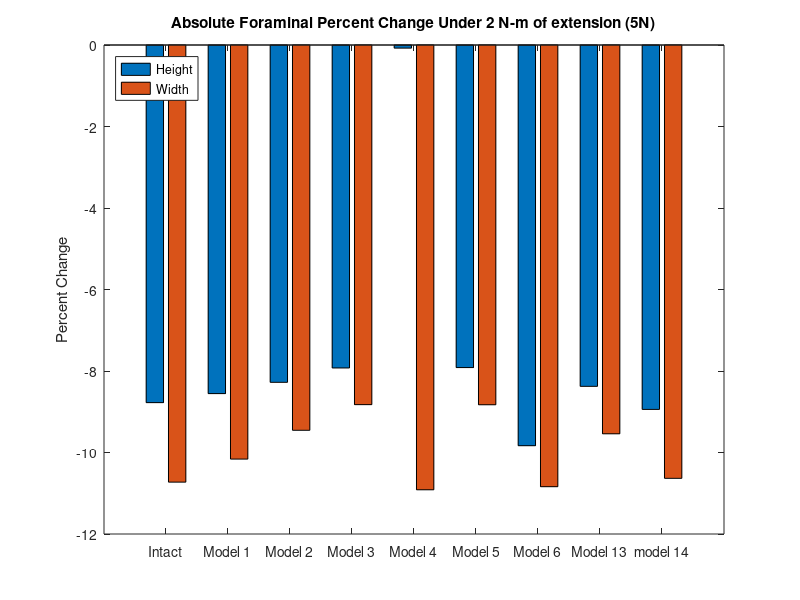
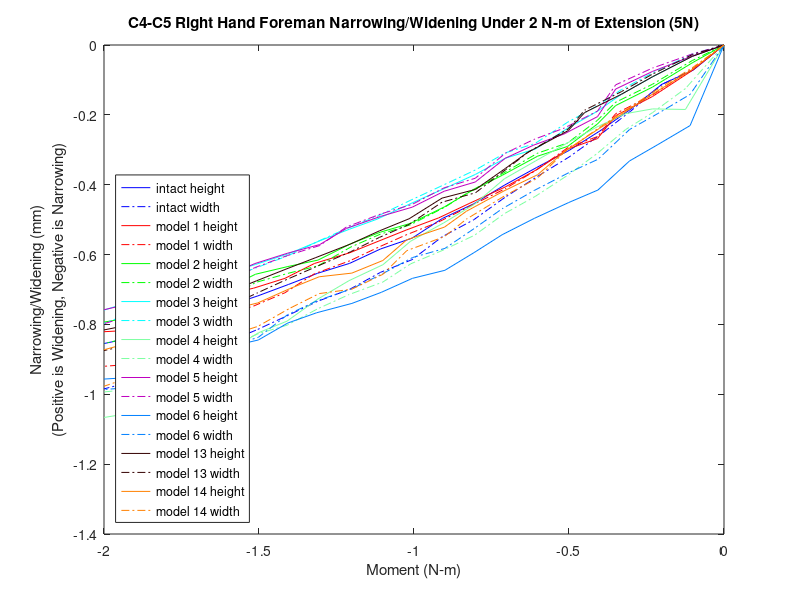

Recreate these plots in MATLAB, in order.
%% foramen height and width narrowing/widening 
% for all models for the c3-c4 right hand side foramen 
% 4457,20101,9037,21922

% 5N!!

% Values for displacement and base coordinates have not yet been updated from copy paste.

k=21;
zero1=[0 0 0 0 0 0 0 0 0 0 0 0 0 0 0 0 0 0 0 0 0];

mag15y=zero1;
mag15x=zero1;
width15=zero1;
height15=zero1;

mag14y=zero1;
mag14x=zero1;
width14=zero1;
height14=zero1;

mag13y=zero1;
mag13x=zero1;
width13=zero1;
height13=zero1;

mag6y=zero1;
mag6x=zero1;
width6=zero1;
height6=zero1;

mag5y=zero1;
mag5x=zero1;
width5=zero1;
height5=zero1;

mag4y=zero1;
mag4x=zero1;
width4=zero1;
height4=zero1;

mag3y=zero1;
mag3x=zero1;
width3=zero1;
height3=zero1;


mag2y=zero1;
mag2x=zero1;
width2=zero1;
height2=zero1;

mag1y=zero1;
mag1x=zero1;
width1=zero1;
height1=zero1;
% 4457,20101,9037,21922
%% model15_intact_TLC_5N
t15=[2 2.05 2.1 2.15 2.2 2.25 2.30198 2.35365 2.40358 2.45421 2.50322 2.55384 2.60384 2.65565 2.70225 2.75206 2.80139 2.85108 2.90339 2.95085 3];

% 4457
aa1=-9.37506+[5.0731200e-01   7.7645100e-03  -4.3072000e-01  -1.1044600e+00  -1.7626000e+00  -2.3750000e+00  -2.8996000e+00  -3.4518900e+00  -4.0545600e+00  -4.5264100e+00  -5.1149100e+00  -5.4117200e+00  -5.8002400e+00  -6.0537800e+00  -6.3238900e+00  -6.5977800e+00  -6.8340000e+00  -7.0976200e+00  -7.2686200e+00  -7.5051500e+00  -7.6379800e+00];
aa2=448.144+[1.0306900e+00   3.0518600e-01   2.9862300e-01   6.3547000e-01   1.2304700e+00   1.9236700e+00   2.6158500e+00   3.4238200e+00   4.3841000e+00   5.1481600e+00   6.0974300e+00   6.5667600e+00   7.1632800e+00   7.5423100e+00   7.9321100e+00   8.3211100e+00   8.6643000e+00   9.0671200e+00   9.3322100e+00   9.7008100e+00   9.9122900e+00];
aa3=-689.149+[-6.7815900e-01  -8.7507300e-01  -1.0436700e+00  -1.3749000e+00  -1.7225000e+00  -2.0600700e+00  -2.3696000e+00  -2.7184500e+00  -3.1392600e+00  -3.4906100e+00  -3.9536900e+00  -4.1965200e+00  -4.5221600e+00  -4.7347300e+00  -4.9628300e+00  -5.1989400e+00  -5.4096800e+00  -5.6587400e+00  -5.8239400e+00  -6.0568900e+00  -6.1922600e+00];

% 20101
ab1=-11.8681+[3.3679400e-01   8.3985100e-03  -3.0647300e-01  -7.9624000e-01  -1.2885900e+00  -1.7565500e+00  -2.1629000e+00  -2.5923500e+00  -3.0598000e+00  -3.4253800e+00  -3.8798800e+00  -4.1075300e+00  -4.4047600e+00  -4.6000200e+00  -4.8081400e+00  -5.0195400e+00  -5.2021100e+00  -5.4067000e+00  -5.5394700e+00  -5.7225100e+00  -5.8248400e+00];
ab2=447.151+[5.9687600e-01   2.5077600e-02   3.8838000e-02   3.2903300e-01   8.2108600e-01   1.3890800e+00   1.9522700e+00   2.6112700e+00   3.3971300e+00   4.0232200e+00   4.7943000e+00   5.1736100e+00   5.6548100e+00   5.9580200e+00   6.2678400e+00   6.5759200e+00   6.8474400e+00   7.1657200e+00   7.3756800e+00   7.6688900e+00   7.8376300e+00];
ab3=-698.575+[-5.1114300e-01  -7.0239800e-01  -8.6446600e-01  -1.1611300e+00  -1.4664100e+00  -1.7566300e+00  -2.0169100e+00  -2.3082400e+00  -2.6600100e+00  -2.9533300e+00  -3.3331500e+00  -3.5295100e+00  -3.7915600e+00  -3.9592600e+00  -4.1369200e+00  -4.3196700e+00  -4.4819600e+00  -4.6725700e+00  -4.7979700e+00  -4.9743600e+00  -5.0769100e+00];

% 9037
ac1=-7.50723+[5.6194400e-01   2.1800400e-02  -4.4302500e-01  -1.1584200e+00  -1.8518500e+00  -2.4944500e+00  -3.0443300e+00  -3.6248500e+00  -4.2627300e+00  -4.7633000e+00  -5.3880100e+00  -5.7041500e+00  -6.1189600e+00  -6.3893400e+00  -6.6778900e+00  -6.9713300e+00  -7.2252700e+00  -7.5102200e+00  -7.6952900e+00  -7.9518100e+00  -8.0964400e+00];
ac2=444.719+[1.0471600e+00   3.0155400e-01   2.7044100e-01   5.6116600e-01   1.1105600e+00   1.7626100e+00   2.4198900e+00   3.1912300e+00   4.1109300e+00   4.8448000e+00   5.7588600e+00   6.2112300e+00   6.7866200e+00   7.1528700e+00   7.5295900e+00   7.9056900e+00   8.2379300e+00   8.6284000e+00   8.8858000e+00   9.2441000e+00   9.4498400e+00];
ac3=-690.512+[-6.4682200e-01  -8.5119300e-01  -9.9379300e-01  -1.2605600e+00  -1.5287500e+00  -1.7844700e+00  -2.0168700e+00  -2.2787800e+00  -2.5975900e+00  -2.8670900e+00  -3.2253400e+00  -3.4147900e+00  -3.6713500e+00  -3.8393300e+00  -4.0204600e+00  -4.2088700e+00  -4.3775100e+00  -4.5771800e+00  -4.7101900e+00  -4.8986700e+00  -5.0087600e+00];

% 21922
ad1=-12.9198+[3.2311600e-01  -7.4547300e-03  -3.2673800e-01  -8.2367900e-01  -1.3275200e+00  -1.8079700e+00  -2.2253400e+00  -2.6653700e+00  -3.1420300e+00  -3.5146000e+00  -3.9787100e+00  -4.2111800e+00  -4.5146100e+00  -4.7145600e+00  -4.9279000e+00  -5.1445500e+00  -5.3314200e+00  -5.5402600e+00  -5.6758500e+00  -5.8624600e+00  -5.9663600e+00];
ad2=450.785+[6.8449100e-01   7.1421600e-02   8.9024900e-02   4.0827700e-01   9.4501600e-01   1.5612100e+00   2.1705100e+00   2.8824700e+00   3.7312800e+00   4.4072100e+00   5.2397500e+00   5.6492500e+00   6.1686000e+00   6.4954200e+00   6.8291300e+00   7.1609000e+00   7.4531200e+00   7.7957000e+00   8.0213300e+00   8.3361600e+00   8.5173500e+00];
ad3=-694.998+[-6.0699400e-01  -7.5567700e-01  -9.2334000e-01  -1.2532900e+00  -1.6108000e+00  -1.9588900e+00  -2.2758600e+00  -2.6336400e+00  -3.0661400e+00  -3.4256800e+00  -3.8907000e+00  -4.1303300e+00  -4.4484900e+00  -4.6520900e+00  -4.8669800e+00  -5.0873600e+00  -5.2829600e+00  -5.5130300e+00  -5.6643500e+00  -5.8769200e+00  -6.0003600e+00];

ya1=aa1-ab1;
ya2=aa2-ab2;
ya3=aa3-ab3;
xa1=ad1-ac1;
xa2=ad2-ac2;
xa3=ad3-ac3;
x15=[xa1',xa2',xa3'];
y15=[ya1',ya2',ya3'];

for n=1:k
    mag15x(n)=sqrt(x15(n,1)^2+x15(n,2)^2+x15(n,3)^2);
end
for n=1:k
    mag15y(n)=sqrt(y15(n,1)^2+y15(n,2)^2+y15(n,3)^2);
end
for n=1:k
    width15(n)=mag15x(1,1)-mag15x(1,n);
end
for n=1:k
    height15(n)=mag15y(1,1)-mag15y(1,n);
end

%% model1_slideslide_tether/S2_5N
t1=[2 2.05126 2.11533 2.17471 2.20404 2.25121 2.30289 2.35286 2.41117 2.46025 2.51267 2.5564 2.60334 2.66048 2.70822 2.759 2.80923 2.85061 2.90524 2.95003 3];

% 4457
ae1=-9.37506+[-3.0640500e-01  -2.0881800e-01  -4.3745700e-01  -7.8808200e-01  -1.2860100e+00  -1.5289900e+00  -2.0620500e+00  -2.5545300e+00  -3.0913200e+00  -3.6038700e+00  -4.0824600e+00  -4.5354800e+00  -5.0402800e+00  -5.5090000e+00  -6.1264500e+00  -6.5000600e+00  -6.7392400e+00  -7.1168700e+00  -7.3537500e+00  -7.7799100e+00  -7.8264700e+00];
ae2=448.144+[2.1859200e+00   1.9900500e+00   1.8953500e+00   1.8939300e+00   1.9472000e+00   1.9949100e+00   2.1582700e+00   2.3754100e+00   2.6944300e+00   3.0798800e+00   3.4937200e+00   3.9288700e+00   4.4807000e+00   5.0654800e+00   5.9340500e+00   6.5124600e+00   6.9092000e+00   7.5730900e+00   8.0163100e+00   8.8420200e+00   8.9336200e+00];
ae3=-689.149+[-1.1481100e+00  -1.4986000e+00  -1.7153200e+00  -1.9158100e+00  -2.1766900e+00  -2.3020900e+00  -2.5759500e+00  -2.8292500e+00  -3.1102200e+00  -3.3859900e+00  -3.6500300e+00  -3.9066500e+00  -4.2065200e+00  -4.5050000e+00  -4.9328500e+00  -5.2119000e+00  -5.4035400e+00  -5.7284900e+00  -5.9496900e+00  -6.3708700e+00  -6.4184500e+00];

% 20101
af1=-11.8681+[-3.2046100e-01  -2.2060900e-01  -3.3156300e-01  -5.6220800e-01  -9.1152400e-01  -1.0870600e+00  -1.4809300e+00  -1.8535200e+00  -2.2665900e+00  -2.6639300e+00  -3.0369300e+00  -3.3922400e+00  -3.7887900e+00  -4.1564500e+00  -4.6429800e+00  -4.9380400e+00  -5.1267000e+00  -5.4234500e+00  -5.6082700e+00  -5.9387800e+00  -5.9746500e+00];
af2=447.151+[1.5394400e+00   1.2966200e+00   1.2099200e+00   1.2254400e+00   1.2903600e+00   1.3388900e+00   1.4889600e+00   1.6797700e+00   1.9549500e+00   2.2857700e+00   2.6398800e+00   3.0087100e+00   3.4733400e+00   3.9638400e+00   4.6780300e+00   5.1463300e+00   5.4660300e+00   5.9979000e+00   6.3522500e+00   7.0130200e+00   7.0864400e+00];
af3=-698.575+[-8.3785300e-01  -1.1034800e+00  -1.2753000e+00  -1.4525300e+00  -1.6832100e+00  -1.7936800e+00  -2.0333900e+00  -2.2560600e+00  -2.5035500e+00  -2.7469400e+00  -2.9805500e+00  -3.2063100e+00  -3.4678700e+00  -3.7260200e+00  -4.0869600e+00  -4.3157900e+00  -4.4708400e+00  -4.7299100e+00  -4.9038500e+00  -5.2326700e+00  -5.2697500e+00];

% 9037
ag1=-7.50723+[-2.5743400e-01  -1.6565200e-01  -4.2761300e-01  -8.1273400e-01  -1.3551300e+00  -1.6184400e+00  -2.1931100e+00  -2.7208400e+00  -3.2927000e+00  -3.8362300e+00  -4.3421300e+00  -4.8202700e+00  -5.3540600e+00  -5.8514100e+00  -6.5076200e+00  -6.9053600e+00  -7.1609500e+00  -7.5663900e+00  -7.8221300e+00  -8.2837400e+00  -8.3342400e+00];
ag2=444.719+[2.1685800e+00   1.9655000e+00   1.8414000e+00   1.8109500e+00   1.8278800e+00   1.8592400e+00   1.9887400e+00   2.1765300e+00   2.4652700e+00   2.8230800e+00   3.2122100e+00   3.6245900e+00   4.1507900e+00   4.7112300e+00   5.5475400e+00   6.1066700e+00   6.4909900e+00   7.1352400e+00   7.5661500e+00   8.3707900e+00   8.4602100e+00];
ag3=-690.512+[-1.0346900e+00  -1.3752400e+00  -1.5614500e+00  -1.7315700e+00  -1.9528200e+00  -2.0594900e+00  -2.2907600e+00  -2.5021800e+00  -2.7336500e+00  -2.9582900e+00  -3.1717000e+00  -3.3775100e+00  -3.6158900e+00  -3.8514600e+00  -4.1846800e+00  -4.4000600e+00  -4.5479800e+00  -4.7992700e+00  -4.9711100e+00  -5.3004500e+00  -5.3378600e+00];

% 21922
ah1=-12.9198+[-3.6086200e-01  -2.5921000e-01  -3.7137800e-01  -6.0314200e-01  -9.5291400e-01  -1.1286100e+00  -1.5243500e+00  -1.9002700e+00  -2.3187000e+00  -2.7230200e+00  -3.1037700e+00  -3.4668100e+00  -3.8711000e+00  -4.2449500e+00  -4.7400000e+00  -5.0405100e+00  -5.2323600e+00  -5.5333200e+00  -5.7202300e+00  -6.0539700e+00  -6.0901400e+00];
ah2=450.785+[1.7083600e+00   1.4647200e+00   1.3780500e+00   1.3976100e+00   1.4710000e+00   1.5242100e+00   1.6868400e+00   1.8936900e+00   2.1915300e+00   2.5483300e+00   2.9299200e+00   3.3271700e+00   3.8272900e+00   4.3552600e+00   5.1258500e+00   5.6313900e+00   5.9765900e+00   6.5508400e+00   6.9334900e+00   7.6462500e+00   7.7253800e+00];
ah3=-694.998+[-1.0313900e+00  -1.2961800e+00  -1.4684300e+00  -1.6504500e+00  -1.8907000e+00  -2.0065100e+00  -2.2611100e+00  -2.5033100e+00  -2.7790100e+00  -3.0555200e+00  -3.3249100e+00  -3.5882400e+00  -3.8970900e+00  -4.2056700e+00  -4.6446600e+00  -4.9266900e+00  -5.1187800e+00  -5.4405300e+00  -5.6571500e+00  -6.0666400e+00  -6.1127600e+00];

xb1=ah1-ag1;
xb2=ah2-ag2;
xb3=ah3-ag3;
yb1=ae1-af1;
yb2=ae2-af2;
yb3=ae3-af3;
y1=[yb1',yb2',yb3'];
x1=[xb1',xb2',xb3'];

for n=1:k
    mag1x(n)=sqrt(x1(n,1)^2+x1(n,2)^2+x1(n,3)^2);
end
for n=1:k
    mag1y(n)=sqrt(y1(n,1)^2+y1(n,2)^2+y1(n,3)^2);
end
for n=1:k
    height1(n)=mag1y(1,1)-mag1y(1,n);
end
for n=1:k
    width1(n)=mag1x(1,1)-mag1x(1,n);
end
%% model2_SlideSlide_NoTether/S2_5N
t2=[2 2.05126 2.1153 2.17471 2.20447 2.25221 2.30059 2.35788 2.41099 2.45099 2.50605 2.55427 2.60174 2.65492 2.70335 2.75569 2.80363 2.85302 2.90564 2.95047 3];

% 4457
ai1=-9.37506+[-1.7017400e-01  -1.4243800e-01  -2.5574800e-01  -4.3224200e-01  -6.6520000e-01  -9.8594600e-01  -1.1449100e+00  -1.5143300e+00  -1.9017100e+00  -2.2883000e+00  -2.7753500e+00  -3.0658700e+00  -3.4688200e+00  -4.1049100e+00  -4.3716000e+00  -4.7026600e+00  -5.3418100e+00  -5.6032300e+00  -6.0499000e+00  -6.5111400e+00  -6.7239100e+00];
ai2=448.144+[2.5984000e+00   2.5012400e+00   2.4811400e+00   2.5055800e+00   2.5528900e+00   2.6323500e+00   2.6768600e+00   2.7886100e+00   2.9225800e+00   3.0770100e+00   3.2947900e+00   3.4414000e+00   3.6581200e+00   4.0471000e+00   4.2262600e+00   4.4669400e+00   4.9899200e+00   5.2238500e+00   5.6549100e+00   6.1464100e+00   6.3894600e+00];
ai3=-689.149+[-1.3210800e+00  -1.4973000e+00  -1.6835100e+00  -1.8454400e+00  -2.0203800e+00  -2.2397200e+00  -2.3417500e+00  -2.5620900e+00  -2.7818900e+00  -2.9976800e+00  -3.2652200e+00  -3.4215500e+00  -3.6374400e+00  -3.9769700e+00  -4.1206000e+00  -4.3030300e+00  -4.6681300e+00  -4.8218800e+00  -5.0930000e+00  -5.3878200e+00  -5.5298400e+00];

% 20101
aj1=-11.8681+[-2.1616900e-01  -1.8148400e-01  -2.1861300e-01  -3.1310600e-01  -4.5424200e-01  -6.6119100e-01  -7.6850000e-01  -1.0275200e+00  -1.3085400e+00  -1.5956400e+00  -1.9646800e+00  -2.1878000e+00  -2.4992700e+00  -2.9978300e+00  -3.2084900e+00  -3.4706300e+00  -3.9781100e+00  -4.1857600e+00  -4.5396500e+00  -4.9043300e+00  -5.0721000e+00];
aj2=447.151+[1.8236600e+00   1.7076500e+00   1.6655400e+00   1.6818500e+00   1.7232400e+00   1.7932500e+00   1.8312400e+00   1.9267700e+00   2.0463300e+00   2.1842400e+00   2.3777200e+00   2.5070100e+00   2.6953200e+00   3.0273000e+00   3.1797300e+00   3.3833500e+00   3.8235700e+00   4.0194700e+00   4.3789900e+00   4.7843900e+00   4.9842000e+00];
aj3=-698.575+[-9.6580700e-01  -1.0862800e+00  -1.2159800e+00  -1.3425100e+00  -1.4841300e+00  -1.6630800e+00  -1.7469600e+00  -1.9321900e+00  -2.1222500e+00  -2.3113400e+00  -2.5478600e+00  -2.6870700e+00  -2.8789000e+00  -3.1795900e+00  -3.3066600e+00  -3.4675900e+00  -3.7870200e+00  -3.9198800e+00  -4.1517900e+00  -4.4001200e+00  -4.5188900e+00];

% 9037
ak1=-7.50723+[-1.1656300e-01  -9.0507600e-02  -2.2248200e-01  -4.2130500e-01  -6.8042600e-01  -1.0358100e+00  -1.2111300e+00  -1.6163400e+00  -2.0395600e+00  -2.4596800e+00  -2.9863500e+00  -3.2983300e+00  -3.7296400e+00  -4.4054300e+00  -4.6881600e+00  -5.0389400e+00  -5.7165100e+00  -5.9939200e+00  -6.4677900e+00  -6.9573700e+00  -7.1835000e+00];
ak2=444.719+[2.5710800e+00   2.4711600e+00   2.4308200e+00   2.4336400e+00   2.4570200e+00   2.5063500e+00   2.5370000e+00   2.6193500e+00   2.7253100e+00   2.8541500e+00   3.0424000e+00   3.1730100e+00   3.3687300e+00   3.7277200e+00   3.8949000e+00   4.1209400e+00   4.6160600e+00   4.8387800e+00   5.2510200e+00   5.7232500e+00   5.9574700e+00];
ak3=-690.512+[-1.1726200e+00  -1.3445800e+00  -1.5031200e+00  -1.6375500e+00  -1.7825600e+00  -1.9642200e+00  -2.0485400e+00  -2.2305900e+00  -2.4136300e+00  -2.5940800e+00  -2.8185200e+00  -2.9494400e+00  -3.1300500e+00  -3.4123100e+00  -3.5314300e+00  -3.6822100e+00  -3.9827100e+00  -4.1088700e+00  -4.3304600e+00  -4.5692400e+00  -4.6839000e+00];

% 21922
al1=-12.9198+[-2.5352100e-01  -2.2189800e-01  -2.6402700e-01  -3.6160100e-01  -5.0535900e-01  -7.1369000e-01  -8.2127000e-01  -1.0808500e+00  -1.3611100e+00  -1.6479400e+00  -2.0176800e+00  -2.2425100e+00  -2.5574000e+00  -3.0647700e+00  -3.2795200e+00  -3.5469300e+00  -4.0642500e+00  -4.2756700e+00  -4.6360600e+00  -5.0076900e+00  -5.1785200e+00];
al2=450.785+[2.0291800e+00   1.9077600e+00   1.8672800e+00   1.8878700e+00   1.9348800e+00   2.0132900e+00   2.0557500e+00   2.1620800e+00   2.2941100e+00   2.4455300e+00   2.6568400e+00   2.7972400e+00   3.0010300e+00   3.3591100e+00   3.5232300e+00   3.7425500e+00   4.2163000e+00   4.4269100e+00   4.8135000e+00   5.2502200e+00   5.4655300e+00];
al3=-694.998+[-1.2003100e+00  -1.3159700e+00  -1.4493400e+00  -1.5817500e+00  -1.7306400e+00  -1.9196900e+00  -2.0088000e+00  -2.2067300e+00  -2.4111700e+00  -2.6161800e+00  -2.8742900e+00  -3.0275200e+00  -3.2394400e+00  -3.5755300e+00  -3.7187000e+00  -3.9013700e+00  -4.2675400e+00  -4.4210500e+00  -4.6913400e+00  -4.9848100e+00  -5.1261600e+00];

xc1=al1-ak1;
xc2=al2-ak2;
xc3=al3-ak3;
yd1=ai1-aj1;
yd2=ai2-aj2;
yd3=ai3-aj3;
y2=[yd1',yd2',yd3'];
x2=[xc1',xc2',xc3'];

for n=1:k
    mag2x(n)=sqrt(x2(n,1)^2+x2(n,2)^2+x2(n,3)^2);
end
for n=1:k
    mag2y(n)=sqrt(y2(n,1)^2+y2(n,2)^2+y2(n,3)^2);
end
for n=1:k
    height2(n)=mag2y(1,1)-mag2y(1,n);
end
for n=1:k
    width2(n)=mag2x(1,1)-mag2x(1,n);
end

%% model3_APSlide_Tether/S2_5N
t3=[2 2.05126 2.11533 2.16533 2.20361 2.25215 2.30482 2.35211 2.4011 2.4565 2.50468 2.55973 2.60432 2.65144 2.70196 2.75595 2.80367 2.85248 2.91084 2.96199 3];
% 4457
am1=-9.37506+[3.5697400e-01   3.5473300e-01   2.8175200e-01   1.8004800e-01   4.9378100e-02  -1.0691300e-01  -3.1374900e-01  -4.1464300e-01  -6.2589800e-01  -8.5615400e-01  -1.0817800e+00  -1.3929800e+00  -1.6144700e+00  -1.8879100e+00  -2.2311800e+00  -2.5442500e+00  -2.8207500e+00  -3.1092700e+00  -3.7011600e+00  -3.7826200e+00  -4.0424800e+00];
am2=448.144+[1.9618200e+00   1.9374800e+00   1.9551200e+00   1.9942100e+00   2.0486800e+00   2.1171100e+00   2.2106100e+00   2.2566000e+00   2.3537700e+00   2.4603200e+00   2.5644200e+00   2.7095900e+00   2.8170200e+00   2.9547700e+00   3.1336400e+00   3.3013600e+00   3.4543300e+00   3.6190400e+00   3.9768600e+00   4.0274400e+00   4.1918000e+00];
am3=-689.149+[-1.2861900e+00  -1.3406200e+00  -1.4615800e+00  -1.5799000e+00  -1.7110500e+00  -1.8527500e+00  -2.0302200e+00  -2.1114200e+00  -2.2722000e+00  -2.4381800e+00  -2.5924200e+00  -2.7930800e+00  -2.9315800e+00  -3.1002900e+00  -3.3073600e+00  -3.4920400e+00  -3.6517500e+00  -3.8173600e+00  -4.1554800e+00  -4.2021500e+00  -4.3503100e+00];
% 20101
an1=-11.8681+[1.9195900e-01   1.9598900e-01   1.6888500e-01   1.2220300e-01   5.5279900e-02  -2.9278300e-02  -1.4602800e-01  -2.0541900e-01  -3.3368500e-01  -4.8023400e-01  -6.3009200e-01  -8.4543700e-01  -1.0032300e+00  -1.2027000e+00  -1.4582000e+00  -1.6943800e+00  -1.9051500e+00  -2.1269200e+00  -2.5855000e+00  -2.6488900e+00  -2.8522800e+00];
an2=447.151+[1.2337100e+00   1.1949800e+00   1.1840200e+00   1.2009100e+00   1.2370200e+00   1.2889100e+00   1.3599300e+00   1.3957500e+00   1.4744300e+00   1.5628400e+00   1.6493900e+00   1.7709000e+00   1.8616000e+00   1.9763900e+00   2.1262700e+00   2.2673300e+00   2.3965400e+00   2.5354600e+00   2.8347400e+00   2.8770500e+00   3.0140900e+00];
an3=-698.575+[-8.9701400e-01  -9.1662000e-01  -9.8277300e-01  -1.0599800e+00  -1.1545000e+00  -1.2604900e+00  -1.3939900e+00  -1.4572500e+00  -1.5858800e+00  -1.7217300e+00  -1.8499600e+00  -2.0199600e+00  -2.1387000e+00  -2.2837700e+00  -2.4633000e+00  -2.6241500e+00  -2.7634400e+00  -2.9077800e+00  -3.2010300e+00  -3.2415100e+00  -3.3696700e+00];
% 9037
ao1=-7.50723+[4.2968700e-01   4.2696100e-01   3.4558300e-01   2.3267200e-01   8.7389600e-02  -8.6717400e-02  -3.1727500e-01  -4.2958100e-01  -6.6447800e-01  -9.1986200e-01  -1.1690500e+00  -1.5114800e+00  -1.7552800e+00  -2.0558800e+00  -2.4320000e+00  -2.7740300e+00  -3.0750200e+00  -3.3881300e+00  -4.0261900e+00  -4.1138400e+00  -4.3928100e+00];
ao2=444.719+[1.9664300e+00   1.9393700e+00   1.9441900e+00   1.9686300e+00   2.0058500e+00   2.0549500e+00   2.1239600e+00   2.1586500e+00   2.2333900e+00   2.3171000e+00   2.4004400e+00   2.5191600e+00   2.6087000e+00   2.7253700e+00   2.8795500e+00   3.0262600e+00   3.1619400e+00   3.3096500e+00   3.6359900e+00   3.6824400e+00   3.8341300e+00];
ao3=-690.512+[-1.1964600e+00  -1.2451100e+00  -1.3450500e+00  -1.4408500e+00  -1.5466500e+00  -1.6610500e+00  -1.8039800e+00  -1.8692600e+00  -1.9987000e+00  -2.1325800e+00  -2.2569900e+00  -2.4190600e+00  -2.5317000e+00  -2.6695100e+00  -2.8393100e+00  -2.9914500e+00  -3.1235800e+00  -3.2610900e+00  -3.5427700e+00  -3.5817300e+00  -3.7053800e+00];
% 21922
ap1=-12.9198+[1.6308400e-01   1.6323800e-01   1.2876000e-01   7.6063500e-02   3.2822700e-03  -8.6094800e-02  -2.0773100e-01  -2.6919200e-01  -4.0059000e-01  -5.4964700e-01  -7.0152400e-01  -9.1854200e-01  -1.0761400e+00  -1.2747800e+00  -1.5292400e+00  -1.7647700e+00  -1.9753100e+00  -2.1973000e+00  -2.6587300e+00  -2.7226400e+00  -2.9280400e+00];
ap2=450.785+[1.3985100e+00   1.3566600e+00   1.3457400e+00   1.3649800e+00   1.4051600e+00   1.4623000e+00   1.5402000e+00   1.5795700e+00   1.6665100e+00   1.7649000e+00   1.8617200e+00   1.9980800e+00   2.0993700e+00   2.2271600e+00   2.3932700e+00   2.5490300e+00   2.6910400e+00   2.8433600e+00   3.1700800e+00   3.2161600e+00   3.3652700e+00];
ap3=-694.998+[-1.0828400e+00  -1.1003800e+00  -1.1691400e+00  -1.2510200e+00  -1.3520400e+00  -1.4655100e+00  -1.6083700e+00  -1.6763200e+00  -1.8153200e+00  -1.9633400e+00  -2.1040300e+00  -2.2918100e+00  -2.4229100e+00  -2.5830700e+00  -2.7815700e+00  -2.9598600e+00  -3.1146100e+00  -3.2753900e+00  -3.6036300e+00  -3.6490200e+00  -3.7931100e+00];

xe1=ap1-ao1;
xe2=ap2-ao2;
xe3=ap3-ao3;
yf1=am1-an1;
yf2=am2-an2;
yf3=am3-an3;
y3=[yf1',yf2',yf3'];
x3=[xe1',xe2',xe3'];

for n=1:k
    mag3x(n)=sqrt(x3(n,1)^2+x3(n,2)^2+x3(n,3)^2);
end
for n=1:k
    mag3y(n)=sqrt(y3(n,1)^2+y3(n,2)^2+y3(n,3)^2);
end
for n=1:k
    height3(n)=mag3y(1,1)-mag3y(1,n);
end
for n=1:k
    width3(n)=mag3x(1,1)-mag3x(1,n);
end


%% model4_APSlide_NoTether/S2_5N
t4=[2 2.0622 2.11523 2.15852 2.20492 2.25001 2.30364 2.35417 2.40231 2.45225 2.50547 2.55011 2.60474 2.65523 2.70472 2.7507 2.80007 2.85772 2.90074 2.95442 3];
% 4457
aq1=-9.37506+[-4.4029300e-01   4.0442600e-02  -6.9369900e-01  -1.2634600e+00  -2.0081500e+00  -2.6399000e+00  -3.3213200e+00  -3.8845400e+00  -4.5961900e+00  -5.0576600e+00  -5.4592600e+00  -5.9207200e+00  -6.2108600e+00  -6.5247200e+00  -6.8644000e+00  -7.0328100e+00  -7.2879700e+00  -7.5757300e+00  -7.7139900e+00  -8.0432600e+00  -8.0958100e+00];
aq2=448.144+[2.2729300e+00   6.6984800e-01   3.6486100e-01   5.7589200e-01   1.2085700e+00   1.9107700e+00   2.8316500e+00   3.7069300e+00   4.8896500e+00   5.6547400e+00   6.2955400e+00   7.0077000e+00   7.4296400e+00   7.8898000e+00   8.3969200e+00   8.6574400e+00   9.0618900e+00   9.5307400e+00   9.7620900e+00   1.0330400e+01   1.0423500e+01];
aq3=689.149+[-1.2343600e-01  -1.3723500e+00  -1.6431000e+00  -1.8932000e+00  -2.2692600e+00  -2.6075100e+00  -2.9999300e+00  -3.3610900e+00  -3.8573100e+00  -4.1971100e+00  -4.5065900e+00  -4.8740600e+00  -5.1070800e+00  -5.3687000e+00  -5.6664100e+00  -5.8203800e+00  -6.0621000e+00  -6.3461200e+00  -6.4870700e+00  -6.8355500e+00  -6.8931000e+00];
% 20101
ar1=-11.8681+[-4.2105700e-01   5.6494400e-03  -5.1417500e-01  -9.3486100e-01  -1.4909900e+00  -1.9730700e+00  -2.5014200e+00  -2.9385800e+00  -3.4915300e+00  -3.8501000e+00  -4.1602500e+00  -4.5164300e+00  -4.7402700e+00  -4.9829600e+00  -5.2469600e+00  -5.3782100e+00  -5.5769000e+00  -5.7998200e+00  -5.9065200e+00  -6.1592500e+00  -6.1994700e+00];
ar2=447.151+[1.4900500e+00   2.0829800e-01   1.6343700e-02   2.2525900e-01   7.7151800e-01   1.3619400e+00   2.1280000e+00   2.8546300e+00   3.8380500e+00   4.4703600e+00   4.9950400e+00   5.5728500e+00   5.9120400e+00   6.2802000e+00   6.6826800e+00   6.8893300e+00   7.2086600e+00   7.5797500e+00   7.7636800e+00   8.2173600e+00   8.2919500e+00];
ar3=-698.575+[6.5302800e-02  -9.9934400e-01  -1.2721800e+00  -1.5089800e+00  -1.8471300e+00  -2.1422300e+00  -2.4808600e+00  -2.7905800e+00  -3.2140400e+00  -3.4999300e+00  -3.7570200e+00  -4.0571400e+00  -4.2444400e+00  -4.4530300e+00  -4.6876100e+00  -4.8083100e+00  -4.9960600e+00  -5.2152500e+00  -5.3239900e+00  -5.5932500e+00  -5.6376700e+00];
% 9037
as1=-7.50723+[-3.8446300e-01   7.2789500e-02  -7.1589400e-01  -1.3223100e+00  -2.1126900e+00  -2.7797300e+00  -3.4981100e+00  -4.0937800e+00  -4.8494900e+00  -5.3399200e+00  -5.7676200e+00  -6.2608700e+00  -6.5719800e+00  -6.9100600e+00  -7.2778900e+00  -7.4610100e+00  -7.7389500e+00  -8.0528800e+00  -8.2039900e+00  -8.5644300e+00  -8.6221300e+00];
as2=444.719+[2.2354400e+00   6.7325900e-01   3.2995500e-01   5.0561600e-01   1.0859300e+00   1.7446500e+00   2.6189600e+00   3.4552700e+00   4.5902000e+00   5.3265000e+00   5.9434600e+00   6.6294700e+00   7.0357900e+00   7.4792100e+00   7.9684000e+00   8.2201400e+00   8.6116200e+00   9.0665700e+00   9.2914900e+00   9.8451800e+00   9.9361000e+00];
as3=-690.512+[5.8991400e-02  -1.3399100e+00  -1.5890400e+00  -1.7962700e+00  -2.0893100e+00  -2.3465300e+00  -2.6400600e+00  -2.9100800e+00  -3.2847200e+00  -3.5440500e+00  -3.7827300e+00  -4.0686900e+00  -4.2514400e+00  -4.4572500e+00  -4.6922600e+00  -4.8142200e+00  -5.0060600e+00  -5.2327900e+00  -5.3458500e+00  -5.6268000e+00  -5.6733900e+00];
% 21922
at1=-12.9198+[-4.7550300e-01  -1.8474700e-02  -5.4065200e-01  -9.6572400e-01  -1.5300200e+00  -2.0212200e+00  -2.5601700e+00  -3.0051500e+00  -3.5662500e+00  -3.9304700e+00  -4.2460600e+00  -4.6083500e+00  -4.8358400e+00  -5.0819400e+00  -5.3492600e+00  -5.4818500e+00  -5.6825600e+00  -5.9075600e+00  -6.0151800e+00  -6.2695100e+00  -6.3098500e+00];
at2=450.785+[1.6833300e+00   2.9079200e-01   8.3444300e-02   3.0954200e-01   9.0307500e-01   1.5426400e+00   2.3708200e+00   3.1558800e+00   4.2168900e+00   4.8988500e+00   5.4654500e+00   6.0890400e+00   6.4551500e+00   6.8526700e+00   7.2873800e+00   7.5105000e+00   7.8551200e+00   8.2552500e+00   8.4533500e+00   8.9415500e+00   9.0217500e+00];
at3=-694.998+[-1.5938200e-01  -1.0935100e+00  -1.3505200e+00  -1.6068500e+00  -1.9988100e+00  -2.3517800e+00  -2.7657800e+00  -3.1484100e+00  -3.6722000e+00  -4.0252400e+00  -4.3411200e+00  -4.7075500e+00  -4.9349500e+00  -5.1879600e+00  -5.4722800e+00  -5.6187600e+00  -5.8466700e+00  -6.1129400e+00  -6.2450400e+00  -6.5720900e+00  -6.6260300e+00];

xg1=at1-as1;
xg2=at2-as2;
xg3=at3-as3;
yh1=aq1-ar1;
yh2=aq2-ar2;
yh3=aq3-ar3;
y4=[yh1',yh2',yh3'];
x4=[xg1',xg2',xg3'];

for n=1:k
    mag4x(n)=sqrt(x4(n,1)^2+x4(n,2)^2+x4(n,3)^2);
end
for n=1:k
    mag4y(n)=sqrt(y4(n,1)^2+y4(n,2)^2+y4(n,3)^2);
end
for n=1:k
    height4(n)=mag4y(1,1)-mag4y(1,n);
end
for n=1:k
    width4(n)=mag4x(1,1)-mag4x(1,n);
end

%% model5_LatSlide_Tether/S2_5N
t5=[2 2.05126 2.11533 2.17471 2.20404 2.25806 2.30703 2.35279 2.40109 2.45138 2.50274 2.55389 2.60894 2.65187 2.70418 2.75649 2.80083 2.85242 2.90526 2.95387 3];
% 4457
au1=-9.37506+[3.3988300e-01   3.3780800e-01   2.9540100e-01   2.1948000e-01   1.8274900e-02  -1.4123200e-01  -2.4718700e-01  -3.9179900e-01  -7.0606600e-01  -8.4636000e-01  -1.1149700e+00  -1.2939800e+00  -1.5502900e+00  -1.9341700e+00  -2.1655900e+00  -2.4595100e+00  -2.8151300e+00  -3.0757700e+00  -3.4486300e+00  -3.7203700e+00  -3.9529400e+00];
au2=448.144+[1.9866000e+00   1.9630100e+00   1.9709800e+00   2.0021600e+00   2.0907300e+00   2.1630300e+00   2.2116800e+00   2.2777900e+00   2.4228700e+00   2.4880400e+00   2.6131300e+00   2.6973500e+00   2.8217600e+00   3.0162200e+00   3.1376000e+00   3.2958200e+00   3.4927000e+00   3.6428800e+00   3.8644000e+00   4.0323900e+00   4.1794600e+00];
au3=-689.149+[-1.2875100e+00  -1.3420000e+00  -1.4319000e+00  -1.5436700e+00  -1.7550000e+00  -1.8987600e+00  -1.9914800e+00  -2.1094900e+00  -2.3455500e+00  -2.4457600e+00  -2.6296800e+00  -2.7464100e+00  -2.9086300e+00  -3.1459600e+00  -3.2849000e+00  -3.4576500e+00  -3.6643500e+00  -3.8140600e+00  -4.0285100e+00  -4.1842400e+00  -4.3168300e+00];
% 20101
av1=-11.8681+[1.6997400e-01   1.7519900e-01   1.6779600e-01   1.4068300e-01   4.1615400e-02  -4.4531700e-02  -1.0302100e-01  -1.8636500e-01  -3.7778600e-01  -4.6699100e-01  -6.4452700e-01  -7.6713900e-01  -9.4755900e-01  -1.2263100e+00  -1.3984100e+00  -1.6195600e+00  -1.8893700e+00  -2.0894300e+00  -2.3767300e+00  -2.5877700e+00  -2.7696200e+00];
av2=447.151+[1.2432900e+00   1.2054500e+00   1.1917000e+00   1.1979700e+00   1.2545100e+00   1.3095800e+00   1.3461700e+00   1.3974200e+00   1.5159900e+00   1.5703400e+00   1.6743400e+00   1.7451600e+00   1.8508700e+00   2.0140200e+00   2.1166200e+00   2.2505200e+00   2.4175500e+00   2.5443200e+00   2.7302300e+00   2.8708400e+00   2.9937100e+00];
av3=-698.575+[-8.9375500e-01  -9.1407000e-01  -9.6327700e-01  -1.0308700e+00  -1.1809700e+00  -1.2887000e+00  -1.3580600e+00  -1.4494000e+00  -1.6393800e+00  -1.7218400e+00  -1.8749300e+00  -1.9737500e+00  -2.1126600e+00  -2.3168200e+00  -2.4374300e+00  -2.5879500e+00  -2.7681800e+00  -2.8984500e+00  -3.0843200e+00  -3.2191500e+00  -3.3338300e+00];
% 9037
aw1=-7.50723+[4.1513500e-01   4.1278300e-01   3.6563100e-01   2.8059800e-01   5.6422600e-02  -1.2134100e-01  -2.3949200e-01  -4.0031700e-01  -7.4924100e-01  -9.0471600e-01  -1.2015300e+00  -1.3988700e+00  -1.6813200e+00  -2.1035700e+00  -2.3570800e+00  -2.6780300e+00  -3.0657300e+00  -3.3485000e+00  -3.7518200e+00  -4.0443000e+00  -4.2940500e+00];
aw2=444.719+[1.9912800e+00   1.9650500e+00   1.9644300e+00   1.9826100e+00   2.0435600e+00   2.0961700e+00   2.1320800e+00   2.1818400e+00   2.2941000e+00   2.3455000e+00   2.4457500e+00   2.5144500e+00   2.6177200e+00   2.7825100e+00   2.8873400e+00   3.0258200e+00   3.2001100e+00   3.3349600e+00   3.5358100e+00   3.6898400e+00   3.8254800e+00];
aw3=-690.512+[-1.1941100e+00  -1.2426800e+00  -1.3172400e+00  -1.4079800e+00  -1.5780600e+00  -1.6937900e+00  -1.7683100e+00  -1.8630000e+00  -2.0527600e+00  -2.1333800e+00  -2.2813500e+00  -2.3755500e+00  -2.5072800e+00  -2.7011800e+00  -2.8151700e+00  -2.9574000e+00  -3.1283800e+00  -3.2526500e+00  -3.4313300e+00  -3.5612200e+00  -3.6718700e+00];
% 21922
ax1=-12.9198+[1.3890300e-01   1.3997600e-01   1.2582900e-01   9.2365800e-02  -1.6501500e-02  -1.0749300e-01  -1.6878500e-01  -2.5553600e-01  -4.5193600e-01  -5.4274800e-01  -7.2281000e-01  -8.4638600e-01  -1.0268500e+00  -1.3046600e+00  -1.4761800e+00  -1.6969800e+00  -1.9664100e+00  -2.1667900e+00  -2.4551200e+00  -2.6678300e+00  -2.8514400e+00];
ax2=450.785+[1.4125100e+00   1.3716300e+00   1.3574400e+00   1.3652500e+00   1.4283100e+00   1.4887100e+00   1.5286900e+00   1.5847300e+00   1.7156700e+00   1.7762600e+00   1.8926000e+00   1.9719100e+00   2.0897800e+00   2.2707500e+00   2.3841000e+00   2.5316000e+00   2.7150800e+00   2.8539000e+00   3.0570700e+00   3.2102400e+00   3.3438500e+00];
ax3=-694.998+[-1.0848600e+00  -1.1032800e+00  -1.1543900e+00  -1.2259200e+00  -1.3865900e+00  -1.5019600e+00  -1.5761100e+00  -1.6740400e+00  -1.8797600e+00  -1.9698900e+00  -2.1380800e+00  -2.2471200e+00  -2.4003200e+00  -2.6253000e+00  -2.7585600e+00  -2.9253100e+00  -3.1254100e+00  -3.2705600e+00  -3.4781300e+00  -3.6292700e+00  -3.7581200e+00];

xi1=ax1-aw1;
xi2=ax2-aw2;
xi3=ax3-aw3;
yj1=au1-av1;
yj2=au2-av2;
yj3=au3-av3;
y5=[yj1',yj2',yj3'];
x5=[xi1',xi2',xi3'];

for n=1:k
    mag5x(n)=sqrt(x5(n,1)^2+x5(n,2)^2+x5(n,3)^2);
end
for n=1:k
    mag5y(n)=sqrt(y5(n,1)^2+y5(n,2)^2+y5(n,3)^2);
end
for n=1:k
    height5(n)=mag5y(1,1)-mag5y(1,n);
end
for n=1:k
    width5(n)=mag5x(1,1)-mag5x(1,n);
end


%% model6_LatSlide_NoTether/S2_5N
t6=[2 2.05467 2.1077 2.15244 2.20335 2.25035 2.30555 2.35774 2.40313 2.45015 2.50252 2.55284 2.60017 2.65712 2.70364 2.75106 2.80515 2.85128 2.90047 2.95082 3];
% 4457
ay1=-9.37506+[-4.4025400e-01  -2.1261700e-01  -5.3940100e-01  -9.6417400e-01  -1.7997400e+00  -2.1568100e+00  -2.6461500e+00  -3.1979000e+00  -3.8678000e+00  -4.5816000e+00  -4.9205800e+00  -5.4939300e+00  -5.9043400e+00  -6.2285500e+00  -6.5523200e+00  -7.0314700e+00  -7.2350500e+00  -7.4275300e+00  -7.6116400e+00  -7.9603600e+00  -8.0043900e+00];
ay2=448.144+[2.2728400e+00   1.5103900e+00   1.3382500e+00   1.2802700e+00   1.5063100e+00   1.6839700e+00   2.0219400e+00   2.5205700e+00   3.2842100e+00   4.2541600e+00   4.7528600e+00   5.6630400e+00   6.3561800e+00   6.9187600e+00   7.4943600e+00   8.3404100e+00   8.6982100e+00   9.0370700e+00   9.3607600e+00   9.9786500e+00   1.0057500e+01];
ay3=-689.149+[-1.2469200e-01  -1.5297300e+00  -1.7050400e+00  -1.8921800e+00  -2.2849900e+00  -2.4619800e+00  -2.7116200e+00  -3.0084600e+00  -3.3946600e+00  -3.8426100e+00  -4.0663000e+00  -4.4739300e+00  -4.7913500e+00  -5.0530300e+00  -5.3318800e+00  -5.7725500e+00  -5.9688300e+00  -6.1589400e+00  -6.3448000e+00  -6.7079000e+00  -6.7548900e+00];
% 20101
az1=-11.8681+[-4.2103300e-01  -1.9569200e-01  -3.9965400e-01  -6.9882600e-01  -1.3128000e+00  -1.5801900e+00  -1.9526900e+00  -2.3784300e+00  -2.8986600e+00  -3.4547100e+00  -3.7196300e+00  -4.1676800e+00  -4.4869100e+00  -4.7398700e+00  -4.9933600e+00  -5.3679300e+00  -5.5264400e+00  -5.6759900e+00  -5.8184000e+00  -6.0864000e+00  -6.1200800e+00];
az2=447.151+[1.4902400e+00   8.8227600e-01   7.5929300e-01   7.4002400e-01   9.6965000e-01   1.1273900e+00   1.4161400e+00   1.8366600e+00   2.4795500e+00   3.2944500e+00   3.7127200e+00   4.4670000e+00   5.0320600e+00   5.4871000e+00   5.9493000e+00   6.6226700e+00   6.9060100e+00   7.1747100e+00   7.4323000e+00   7.9262000e+00   7.9894700e+00];
az3=-698.575+[6.4117900e-02  -1.1262300e+00  -1.2848200e+00  -1.4626300e+00  -1.8216300e+00  -1.9778300e+00  -2.1963400e+00  -2.4546600e+00  -2.7911100e+00  -3.1794700e+00  -3.3722100e+00  -3.7180400e+00  -3.9809200e+00  -4.1935700e+00  -4.4166500e+00  -4.7636100e+00  -4.9162300e+00  -5.0632000e+00  -5.2068700e+00  -5.4881000e+00  -5.5245200e+00];
% 9037
ba1=-7.50723+[-3.8442200e-01  -1.8113100e-01  -5.4255200e-01  -1.0019800e+00  -1.8968700e+00  -2.2779500e+00  -2.7981400e+00  -3.3827600e+00  -4.0909500e+00  -4.8464800e+00  -5.2058100e+00  -5.8144200e+00  -6.2511600e+00  -6.5968700e+00  -6.9442700e+00  -7.4623900e+00  -7.6835800e+00  -7.8930500e+00  -8.0937300e+00  -8.4741700e+00  -8.5222600e+00];
ba2=444.719+[2.2354000e+00   1.4852200e+00   1.2874500e+00   1.2026700e+00   1.3777900e+00   1.5334900e+00   1.8414000e+00   2.3063500e+00   3.0294800e+00   3.9564900e+00   4.4353200e+00   5.3121800e+00   5.9817600e+00   6.5263300e+00   7.0839200e+00   7.9038800e+00   8.2510800e+00   8.5802800e+00   8.8951100e+00   9.4973200e+00   9.5743300e+00];
ba3=-690.512+[5.7604800e-02  -1.4228200e+00  -1.5800100e+00  -1.7437600e+00  -2.0763400e+00  -2.2222500e+00  -2.4231400e+00  -2.6575600e+00  -2.9577600e+00  -3.3029700e+00  -3.4750800e+00  -3.7875500e+00  -4.0302200e+00  -4.2301800e+00  -4.4444300e+00  -4.7868200e+00  -4.9407700e+00  -5.0907800e+00  -5.2385100e+00  -5.5294800e+00  -5.5673500e+00];
% 21922
bb1=-12.9198+[-4.7547600e-01  -2.3234500e-01  -4.3586900e-01  -7.3630100e-01  -1.3550500e+00  -1.6253400e+00  -2.0033100e+00  -2.4363900e+00  -2.9669300e+00  -3.5331400e+00  -3.8023700e+00  -4.2578100e+00  -4.5825500e+00  -4.8397300e+00  -5.0968600e+00  -5.4759300e+00  -5.6360500e+00  -5.7869900e+00  -5.9306800e+00  -6.2009300e+00  -6.2348700e+00];
bb2=450.785+[1.6834100e+00   1.0270400e+00   8.9690300e-01   8.7729100e-01   1.1251800e+00   1.2956600e+00   1.6076100e+00   2.0618300e+00   2.7553200e+00   3.6339600e+00   4.0845800e+00   4.8978100e+00   5.5078600e+00   5.9991400e+00   6.4981300e+00   7.2253600e+00   7.5311800e+00   7.8210300e+00   8.0986500e+00   8.6301500e+00   8.6981500e+00];
bb3=-694.998+[-1.6044100e-01  -1.2918200e+00  -1.4422900e+00  -1.6200100e+00  -2.0007700e+00  -2.1722000e+00  -2.4188500e+00  -2.7185400e+00  -3.1185200e+00  -3.5888900e+00  -3.8242600e+00  -4.2500700e+00  -4.5761900e+00  -4.8412100e+00  -5.1186100e+00  -5.5475300e+00  -5.7352700e+00  -5.9158300e+00  -6.0917900e+00  -6.4351100e+00  -6.4794800e+00];

xk1=bb1-ba1;
xk2=bb2-ba2;
xk3=bb3-ba3;
yl1=ay1-az1;
yl2=ay2-az2;
yl3=ay3-az3;
y6=[yl1',yl2',yl3'];
x6=[xk1',xk2',xk3'];

for n=1:k
    mag6x(n)=sqrt(x6(n,1)^2+x6(n,2)^2+x6(n,3)^2);
end
for n=1:k
    mag6y(n)=sqrt(y6(n,1)^2+y6(n,2)^2+y6(n,3)^2);
end
for n=1:k
    height6(n)=mag6y(1,1)-mag6y(1,n);
end
for n=1:k
    width6(n)=mag6x(1,1)-mag6x(1,n);
end


%% model13_Fixed_Tether_S2_5N
t13=[2 2.05126 2.11533 2.16533 2.2247 2.25107 2.31707 2.35251 2.40079 2.4548 2.50774 2.55564 2.60228 2.65931 2.70659 2.75382 2.80395 2.85431 2.90296 2.95231 3];
% 4457
bc1=-9.37506+[4.0951700e-01   4.0202900e-01   3.0427600e-01   1.7613000e-01   1.5105500e-02  -1.7552800e-01  -4.2648900e-01  -6.2861800e-01  -9.3236300e-01  -1.0752900e+00  -1.4532100e+00  -1.7031200e+00  -1.9963300e+00  -2.3436400e+00  -2.6559800e+00  -2.9962700e+00  -3.4023800e+00  -3.6601300e+00  -4.0187300e+00  -4.4930700e+00  -4.7145100e+00];
bc2=448.144+[2.2612600e+00   2.2269700e+00   2.2355900e+00   2.2702800e+00   2.3209400e+00   2.3838000e+00   2.4704100e+00   2.5438900e+00   2.6563500e+00   2.7096500e+00   2.8548100e+00   2.9552400e+00   3.0776300e+00   3.2318100e+00   3.3773600e+00   3.5463600e+00   3.7625100e+00   3.9104800e+00   4.1250400e+00   4.4316800e+00   4.5830200e+00];
bc3=-689.149+[-8.5921900e-01  -9.1562900e-01  -1.0402600e+00  -1.1633100e+00  -1.3007900e+00  -1.4484200e+00  -1.6339500e+00  -1.7751500e+00  -1.9780000e+00  -2.0690700e+00  -2.3037100e+00  -2.4549100e+00  -2.6289700e+00  -2.8301200e+00  -3.0095500e+00  -3.2049900e+00  -3.4350700e+00  -3.5801200e+00  -3.7833300e+00  -4.0542400e+00  -4.1822700e+00];
% 20101
bd1=-11.8681+[2.4412800e-01   2.4917600e-01   2.1159700e-01   1.4838800e-01   5.9658700e-02  -5.4621600e-02  -2.1186500e-01  -3.4499000e-01  -5.5064500e-01  -6.4963800e-01  -9.1748900e-01  -1.0981500e+00  -1.3121400e+00  -1.5701700e+00  -1.8050400e+00  -2.0651000e+00  -2.3796300e+00  -2.5805900e+00  -2.8610600e+00  -3.2346600e+00  -3.4099000e+00];
bd2=447.151+[1.4800000e+00   1.4335100e+00   1.4189100e+00   1.4337400e+00   1.4642600e+00   1.5072500e+00   1.5667100e+00   1.6187800e+00   1.7017100e+00   1.7427500e+00   1.8589600e+00   1.9416800e+00   2.0440400e+00   2.1741900e+00   2.2972900e+00   2.4388100e+00   2.6211700e+00   2.7462200e+00   2.9274800e+00   3.1871600e+00   3.3155300e+00];
bd3=-698.575+[-6.3160100e-01  -6.5466400e-01  -7.3030700e-01  -8.1470800e-01  -9.1266000e-01  -1.0220800e+00  -1.1597400e+00  -1.2659900e+00  -1.4229200e+00  -1.4954600e+00  -1.6867900e+00  -1.8127600e+00  -1.9594700e+00  -2.1315800e+00  -2.2867400e+00  -2.4555800e+00  -2.6556800e+00  -2.7820100e+00  -2.9587000e+00  -3.1940800e+00  -3.3050700e+00];
% 9037
be1=-7.50723+[4.8159700e-01   4.7329900e-01   3.6615700e-01   2.2519200e-01   4.7822700e-02  -1.6186400e-01  -4.3794700e-01  -6.5987400e-01  -9.9292100e-01  -1.1492900e+00  -1.5616700e+00  -1.8333200e+00  -2.1513500e+00  -2.5267700e+00  -2.8636900e+00  -3.2299000e+00  -3.6657400e+00  -3.9418100e+00  -4.3255700e+00  -4.8323000e+00  -5.0686900e+00];
be2=444.719+[2.2426500e+00   2.2054300e+00   2.2006400e+00   2.2199000e+00   2.2525600e+00   2.2958200e+00   2.3578100e+00   2.4126800e+00   2.4987900e+00   2.5404400e+00   2.6568900e+00   2.7398700e+00   2.8429900e+00   2.9760000e+00   3.1034800e+00   3.2538100e+00   3.4490600e+00   3.5844000e+00   3.7819800e+00   4.0673100e+00   4.2090500e+00];
be3=-690.512+[-7.0677700e-01  -7.5697100e-01  -8.5911700e-01  -9.5845000e-01  -1.0693800e+00  -1.1887600e+00  -1.3388300e+00  -1.4530700e+00  -1.6174700e+00  -1.6914400e+00  -1.8836000e+00  -2.0085200e+00  -2.1532600e+00  -2.3212900e+00  -2.4715000e+00  -2.6353600e+00  -2.8285300e+00  -2.9502600e+00  -3.1210500e+00  -3.3490100e+00  -3.4568500e+00];
% 21922
bf1=-12.9198+[2.1334200e-01   2.1416700e-01   1.6909400e-01   1.0023400e-01   6.4667400e-03  -1.1243700e-01  -2.7437200e-01  -4.0999200e-01  -6.1857200e-01  -7.1872000e-01  -9.8892900e-01  -1.1709300e+00  -1.3863600e+00  -1.6463500e+00  -1.8834400e+00  -2.1464000e+00  -2.4647400e+00  -2.6682500e+00  -2.9523600e+00  -3.3311800e+00  -3.5089800e+00];
bf2=450.785+[1.6817900e+00   1.6321300e+00   1.6182900e+00   1.6361100e+00   1.6707700e+00   1.7184300e+00   1.7837400e+00   1.8415500e+00   1.9342900e+00   1.9803100e+00   2.1101500e+00   2.2021400e+00   2.3153800e+00   2.4587400e+00   2.5938900e+00   2.7485100e+00   2.9471400e+00   3.0829700e+00   3.2794800e+00   3.5599800e+00   3.6983500e+00];
bf3=-694.998+[-8.5956700e-01  -8.8054800e-01  -9.5969900e-01  -1.0494300e+00  -1.1538400e+00  -1.2701900e+00  -1.4162200e+00  -1.5300100e+00  -1.6994100e+00  -1.7782000e+00  -1.9864900e+00  -2.1239900e+00  -2.2842700e+00  -2.4730400e+00  -2.6436600e+00  -2.8296300e+00  -3.0512600e+00  -3.1919900e+00  -3.3892500e+00  -3.6531600e+00  -3.7780200e+00];

xm1=bf1-be1;
xm2=bf2-be2;
xm3=bf3-be3;
yn1=bc1-bd1;
yn2=bc2-bd2;
yn3=bc3-bd3;
y13=[yn1',yn2',yn3'];
x13=[xm1',xm2',xm3'];

for n=1:k
    mag13x(n)=sqrt(x13(n,1)^2+x13(n,2)^2+x13(n,3)^2);
end
for n=1:k
    mag13y(n)=sqrt(y13(n,1)^2+y13(n,2)^2+y13(n,3)^2);
end
for n=1:k
    height13(n)=mag13y(1,1)-mag13y(1,n);
end
for n=1:k
    width13(n)=mag13x(1,1)-mag13x(1,n);
end


%% model14_Fixed_NoTether/S2_5N
t14=[2 2.05126 2.11533 2.17471 2.20107 2.25678 2.30078 2.35474 2.41562 2.45083 2.5117 2.55021 2.60026 2.65289 2.70081 2.75198 2.8011 2.85607 2.90043 2.95245 3];

% 4457
bg1=-9.37506+[-3.0019200e-01  -9.8493500e-02  -4.1535500e-01  -9.2671700e-01  -1.1807200e+00  -1.7929100e+00  -2.4225200e+00  -2.8773400e+00  -3.5205100e+00  -4.0651200e+00  -4.5186600e+00  -5.2919500e+00  -5.7730700e+00  -5.9115700e+00  -6.3325100e+00  -6.7849000e+00  -7.0088800e+00  -7.3348300e+00  -7.5355900e+00  -7.7918900e+00  -7.9752000e+00];
bg2=448.144+[2.4402900e+00   2.1094600e+00   1.8753900e+00   1.7950400e+00   1.8052400e+00   1.9650900e+00   2.2633200e+00   2.5771100e+00   3.1141000e+00   3.6703700e+00   4.2039400e+00   5.2631400e+00   5.9904400e+00   6.2044500e+00   6.8968700e+00   7.6840400e+00   8.0896700e+00   8.6968500e+00   9.0750400e+00   9.5544600e+00   9.8936400e+00];
bg3=-689.149+[-6.9515600e-01  -1.0488800e+00  -1.2380300e+00  -1.4766400e+00  -1.5961400e+00  -1.8906100e+00  -2.2104900e+00  -2.4535200e+00  -2.8057300e+00  -3.1234000e+00  -3.4073000e+00  -3.9382700e+00  -4.2952100e+00  -4.4020000e+00  -4.7499500e+00  -5.1474200e+00  -5.3571800e+00  -5.6834700e+00  -5.8951200e+00  -6.1727800e+00  -6.3755700e+00];
% 20101
bh1=-11.8681+[-2.9902300e-01  -1.1954200e-01  -3.0364900e-01  -6.5827100e-01  -8.4158000e-01  -1.2949300e+00  -1.7714500e+00  -2.1205500e+00  -2.6191100e+00  -3.0436200e+00  -3.3970600e+00  -3.9999200e+00  -4.3759400e+00  -4.4841100e+00  -4.8124600e+00  -5.1667400e+00  -5.3421300e+00  -5.5978300e+00  -5.7554200e+00  -5.9556600e+00  -6.0980900e+00];
bh2=447.151+[1.7507100e+00   1.3786900e+00   1.1941500e+00   1.1530100e+00   1.1725500e+00   1.3224800e+00   1.5723600e+00   1.8309600e+00   2.2786600e+00   2.7450900e+00   3.1916700e+00   4.0759200e+00   4.6810700e+00   4.8576800e+00   5.4234600e+00   6.0607900e+00   6.3874900e+00   6.8732800e+00   7.1755900e+00   7.5593300e+00   7.8318700e+00];
bh3=-698.575+[-5.5128000e-01  -8.1759600e-01  -9.7707000e-01  -1.1905300e+00  -1.2976900e+00  -1.5585600e+00  -1.8320800e+00  -2.0377600e+00  -2.3383700e+00  -2.6109600e+00  -2.8540200e+00  -3.3068500e+00  -3.6087200e+00  -3.6984000e+00  -3.9863500e+00  -4.3077100e+00  -4.4751000e+00  -4.7317800e+00  -4.8969600e+00  -5.1123300e+00  -5.2695400e+00];
% 9037
bi1=-7.50723+[-2.4777100e-01  -5.4075900e-02  -4.0686100e-01  -9.5999100e-01  -1.2331500e+00  -1.8875600e+00  -2.5568900e+00  -3.0374800e+00  -3.7167400e+00  -4.2922900e+00  -4.7728100e+00  -5.5946100e+00  -6.1072000e+00  -6.2549000e+00  -6.7050200e+00  -7.1898400e+00  -7.4310000e+00  -7.7843100e+00  -8.0031000e+00  -8.2830900e+00  -8.4834400e+00];
bi2=444.719+[2.4035900e+00   2.0668700e+00   1.8061200e+00   1.6935700e+00   1.6886100e+00   1.8126300e+00   2.0746700e+00   2.3631800e+00   2.8652600e+00   3.3919600e+00   3.9005300e+00   4.9170500e+00   5.6186700e+00   5.8254400e+00   6.4957100e+00   7.2600300e+00   7.6545300e+00   8.2454900e+00   8.6139200e+00   9.0814500e+00   9.4126600e+00];
bi3=-690.512+[-5.2198300e-01  -8.7266800e-01  -1.0419200e+00  -1.2508300e+00  -1.3543500e+00  -1.6028800e+00  -1.8663000e+00  -2.0627500e+00  -2.3452700e+00  -2.5977000e+00  -2.8220500e+00  -3.2403700e+00  -3.5218400e+00  -3.6059900e+00  -3.8796800e+00  -4.1918100e+00  -4.3570100e+00  -4.6152900e+00  -4.7842600e+00  -5.0075100e+00  -5.1719300e+00];
% 21922
bk1=-12.9198+[-3.4854100e-01  -1.5829700e-01  -3.4254000e-01  -6.9931600e-01  -8.8394300e-01  -1.3424000e+00  -1.8268000e+00  -2.1837800e+00  -2.6936100e+00  -3.1270500e+00  -3.4869600e+00  -4.0988400e+00  -4.4796100e+00  -4.5892100e+00  -4.9218100e+00  -5.2806700e+00  -5.4580600e+00  -5.7159400e+00  -5.8745100e+00  -6.0760600e+00  -6.2195200e+00];
bk2=450.785+[1.9490300e+00   1.5762100e+00   1.3818800e+00   1.3382000e+00   1.3593100e+00   1.5217300e+00   1.7920400e+00   2.0711200e+00   2.5530000e+00   3.0551700e+00   3.5362000e+00   4.4884300e+00   5.1395800e+00   5.3298500e+00   5.9399700e+00   6.6269300e+00   6.9789700e+00   7.5023700e+00   7.8279000e+00   8.2406500e+00   8.5333500e+00];
bk3=-694.998+[-7.8074900e-01  -1.0433300e+00  -1.1916300e+00  -1.4028400e+00  -1.5122300e+00  -1.7890400e+00  -2.0888700e+00  -2.3212900e+00  -2.6666000e+00  -2.9859800e+00  -3.2743900e+00  -3.8184500e+00  -4.1839500e+00  -4.2929300e+00  -4.6447300e+00  -5.0400200e+00  -5.2461000e+00  -5.5612700e+00  -5.7633200e+00  -6.0257700e+00  -6.2164600e+00];

xo1=bk1-bi1;
xo2=bk2-bi2;
xo3=bk3-bi3;
yp1=bg1-bh1;
yp2=bg2-bh2;
yp3=bg3-bh3;
x14=[xo1',xo2',xo3'];
y14=[yp1',yp2',yp3'];

for n=1:k
    mag14x(n)=sqrt(x14(n,1)^2+x14(n,2)^2+x14(n,3)^2);
end
for n=1:k
    mag14y(n)=sqrt(y14(n,1)^2+y14(n,2)^2+y14(n,3)^2);
end
for n=1:k
    height14(n)=mag14y(1,1)-mag14y(1,n);
end
for n=1:k
    width14(n)=mag14x(1,1)-mag14x(1,n);
end

%% Percent change
% bar plot
figure(1)
pc15x=(mag15x(21)/mag15x(1)*100)-100;
pc15y=(mag15y(21)/mag15y(1)*100)-100;
pc15=[pc15y,pc15x];

pc1x=(mag1x(21)/mag1x(1)*100)-100;
pc1y=(mag1y(21)/mag1y(1)*100)-100;
pc1=[pc1y,pc1x];

pc2x=(mag2x(21)/mag2x(1)*100)-100;
pc2y=(mag2y(21)/mag2y(1)*100)-100;
pc2=[pc2y,pc2x];

pc3x=(mag3x(21)/mag3x(1)*100)-100;
pc3y=(mag3y(21)/mag3y(1)*100)-100;
pc3=[pc3y,pc3x];

pc4x=(mag4x(21)/mag4x(1)*100)-100;
pc4y=(mag4y(21)/mag4y(1)*100)-100;
pc4=[pc4y,pc4x];

pc5x=(mag5x(21)/mag5x(1)*100)-100;
pc5y=(mag5y(21)/mag5y(1)*100)-100;
pc5=[pc5y,pc5x];

pc6x=(mag6x(21)/mag6x(1)*100)-100;
pc6y=(mag6y(21)/mag6y(1)*100)-100;
pc6=[pc6y,pc6x];

pc13x=(mag13x(21)/mag13x(1)*100)-100;
pc13y=(mag13y(21)/mag13y(1)*100)-100;
pc13=[pc13y,pc13x];


pc14x=(mag14x(21)/mag14x(1)*100)-100;
pc14y=(mag14y(21)/mag14y(1)*100)-100;
pc14=[pc14y,pc14x];

PC=[pc15;pc1;pc2;pc3;pc4;pc5;pc6;pc13;pc14];
bar(PC)
xticklabels({'Intact','Model 1','Model 2', 'Model 3','Model 4','Model 5','Model 6','Model 13','model 14'})
ylabel('Percent Change')
legend('Height','Width','location','northwest')
title('Absolute Foraminal Percent Change Under 2 N-m of extension (5N)')

%% figures
figure(2)

plot((t15-2)*(-2),-1*height15,'b')
hold on
plot((t15-2)*(-2),-1*width15,'-.b')
hold on

plot((t1-2)*(-2),-1*height1,'r')
hold on
plot((t1-2)*(-2),-1*width1,'-.r')
hold on

plot((t2-2)*(-2),-1*height2,'g')
hold on
plot((t2-2)*(-2),-1*width2,'-.g')
hold on

plot((t3-2)*(-2),-1*height3,'c')
hold on
plot((t3-2)*(-2),-1*width3,'-.c')
hold on

plot((t4-2)*(-2),-1*height4,'color',[.49 1 .63])
hold on
plot((t4-2)*(-2),-1*width4,'-.','color',[.49 1 .63])
hold on

plot((t5-2)*(-2),-1*height5,'color',[0.75, 0, 0.75])
hold on
plot((t5-2)*(-2),-1*width5,'-.','color',[0.75, 0, 0.75])
hold on

plot((t6-2)*(-2),-1*height6,'color',[0 0.5 1])
hold on
plot((t6-2)*(-2),-1*width6,'-.','color',[0 0.5 1])
hold on

plot((t13-2)*(-2),-1*height13,'color',[0.2 0 0])
hold on
plot((t13-2)*(-2),-1*width13,'-.','color',[0.2 0 0])
hold on

plot((t14-2)*(-2),-1*height14,'color',[1 .5 0])
hold on
plot((t14-2)*(-2),-1*width14,'-.','color',[1 .5 0])
hold on

xlabel('Moment (N-m)')
ylabel({'Narrowing/Widening (mm)';'(Positive is Widening, Negative is Narrowing)'})
title('C4-C5 Right Hand Foreman Narrowing/Widening Under 2 N-m of Extension (5N)')
legend('intact height','intact width','model 1 height', 'model 1 width','model 2 height','model 2 width','model 3 height', 'model 3 width','model 4 height','model 4 width','model 5 height','model 5 width','model 6 height','model 6 width','model 13 height','model 13 width','model 14 height','model 14 width','location','southwest')
